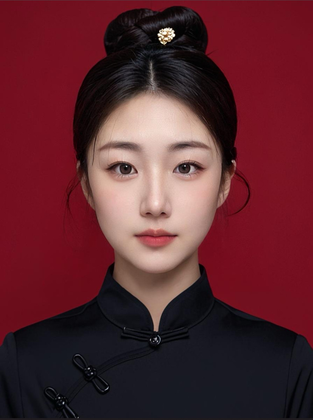
%> input picture sample.png, 313 x 420 px, shrunk from 828 x 1110 before the run
$ octave main.m   (GNU Octave 9; MATLAB toolbox functions it lacks are replaced by stand-ins)
%> lines starting %> are read from the running program, lines starting %| are printed output that depends on the picture; in (x1, y1, x2, y2) boxes, pixels count from 0 and x2, y2 are one past the last pixel; in counts of white or black regions, pixels touching at a corner belong together; the program's own positions count from 1
I = imread('sample.png');
%> I is the input picture: size 420x313x3 uint8; mean R, G, B 92.5, 38.8, 46.5

img = rgb2gray(I);
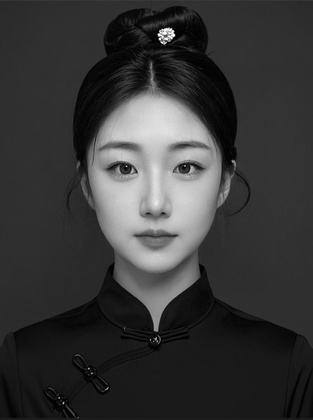
%> img: size 420x313 uint8; min 0, max 255, mean 55.7
x = size(img,1);
%> x = 420
y = size(img,2);
%> y = 313
for i = 1:x
    for j = 1:y
        if img(i,j) < 102
            img(i,j) = 0;
        else
            img(i,j) = 255;
        end
    end
end
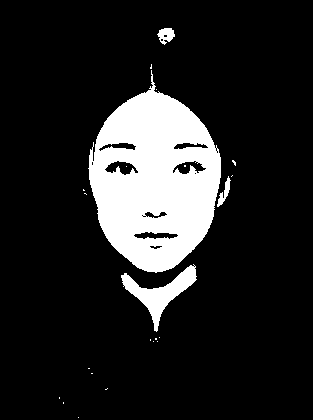
%> img: size 420x313 uint8; 14.4% white; 23 white regions (19 under 20 px), largest, box (x1, y1, x2, y2) and area: (88, 70, 221, 273) 16964, (121, 264, 197, 332) 1532, (157, 28, 175, 45) 188, (217, 176, 231, 207) 152

%% 显示处理后的图像
figure
imshow(img);

%% 保存为EMF图像
output_emf_path = 'segmented_image.emf'; % 保存路径
print('-dmeta', output_emf_path); % 使用 -dmeta 参数保存为EMF格式
disp(['处理后的图像已保存为EMF格式: ', output_emf_path]);
